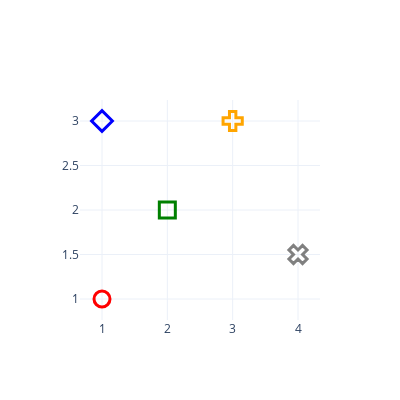

This figure's notebook cell:
### Code cell
fig = go.Figure(data=trace, layout=layout)
fig.show()

### Figure 1 — Plotly figure (JSON) as saved in the notebook; plotly's stock layout.template omitted (floating-point values rounded to 4 significant figures)
{"data": [{"marker": {"color": ["red", "green", "blue", "orange", "grey"], "line": {"width": 3}, "size": 16, "symbol": [100, 101, 102, 103, 104]}, "mode": "markers", "type": "scatter", "x": [1, 2, 1, 3, 4], "y": [1, 2, 3, 3, 1.5]}], "layout": {"height": 400, "width": 400}}
